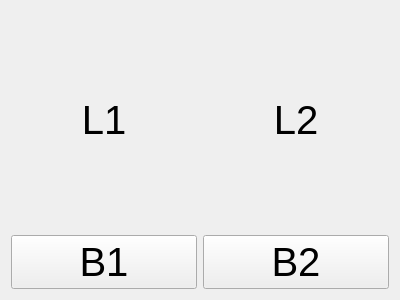
<?xml version="1.0" encoding="UTF-8"?>
<ui version="4.0">
 <class>myWidget</class>
 <widget class="QWidget" name="myWidget">
  <property name="geometry">
   <rect>
    <x>0</x>
    <y>0</y>
    <width>400</width>
    <height>300</height>
   </rect>
  </property>
  <property name="font">
   <font>
    <pointsize>30</pointsize>
   </font>
  </property>
  <property name="windowTitle">
   <string>Form</string>
  </property>
  <layout class="QHBoxLayout" name="horizontalLayout">
   <item>
    <layout class="QGridLayout" name="gridLayout">
     <item row="0" column="0">
      <widget class="QLabel" name="label">
       <property name="text">
        <string>L1</string>
       </property>
       <property name="alignment">
        <set>Qt::AlignCenter</set>
       </property>
      </widget>
     </item>
     <item row="0" column="1">
      <widget class="QLabel" name="label_2">
       <property name="text">
        <string>L2</string>
       </property>
       <property name="alignment">
        <set>Qt::AlignCenter</set>
       </property>
      </widget>
     </item>
     <item row="1" column="0">
      <widget class="QPushButton" name="pushButton">
       <property name="text">
        <string>B1</string>
       </property>
      </widget>
     </item>
     <item row="1" column="1">
      <widget class="QPushButton" name="pushButton_2">
       <property name="text">
        <string>B2</string>
       </property>
      </widget>
     </item>
    </layout>
   </item>
  </layout>
 </widget>
 <resources/>
 <connections/>
</ui>
